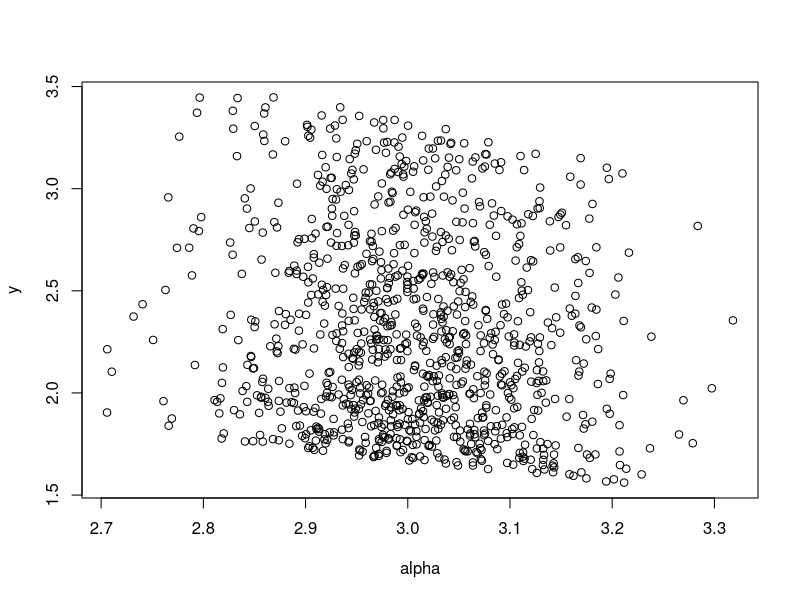
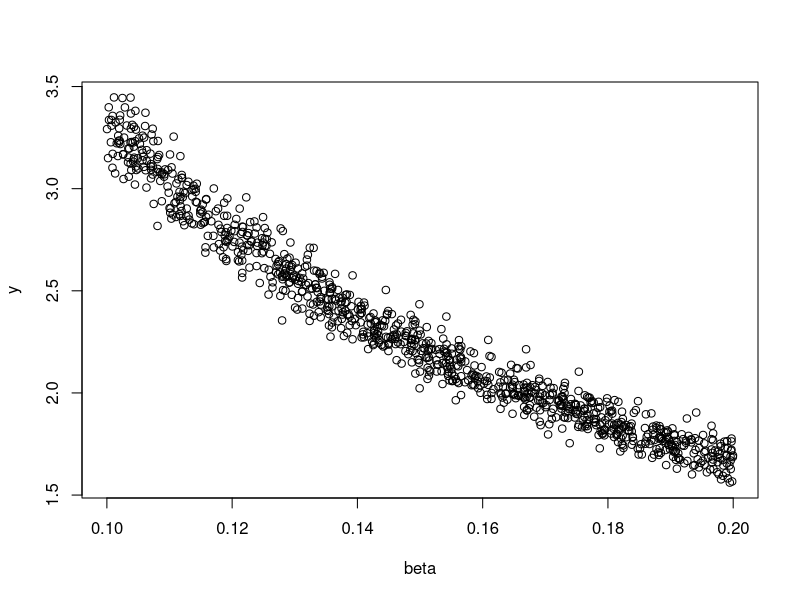
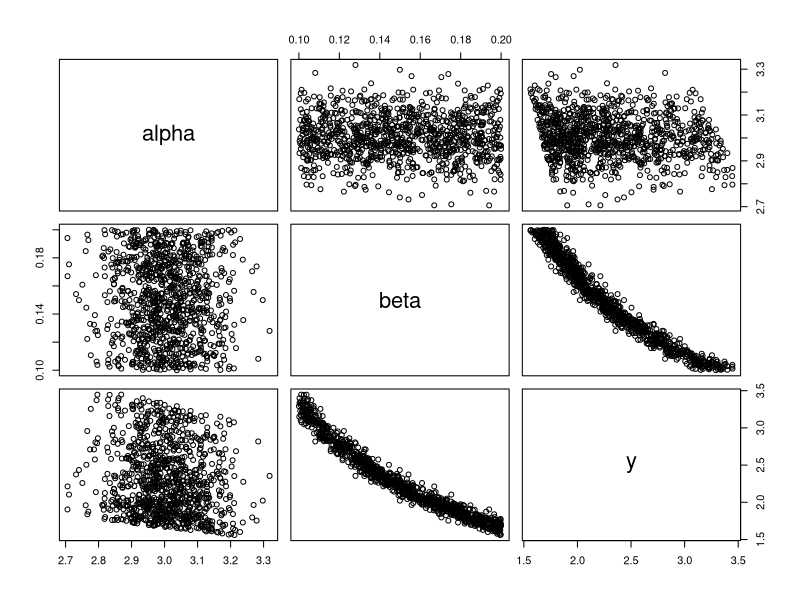

Recreate these plots in R, in order.
## ---- chunk 1
niter = 10^3
z = 1
alpha = rnorm(niter,3,0.1)
beta = runif(niter,0.1,0.2)

y = 1/(z*alpha*beta)
## ---- chunk 2
plot(y~alpha)
## ---- chunk 3
plot(y~beta)
## ---- chunk 4
df <- data.frame(alpha = alpha, beta = beta, y = y)
plot(df)
## ---- chunk 5
cor(alpha,y)
## ---- chunk 6
cor(beta,y)
## ---- chunk 7
cor(df)
